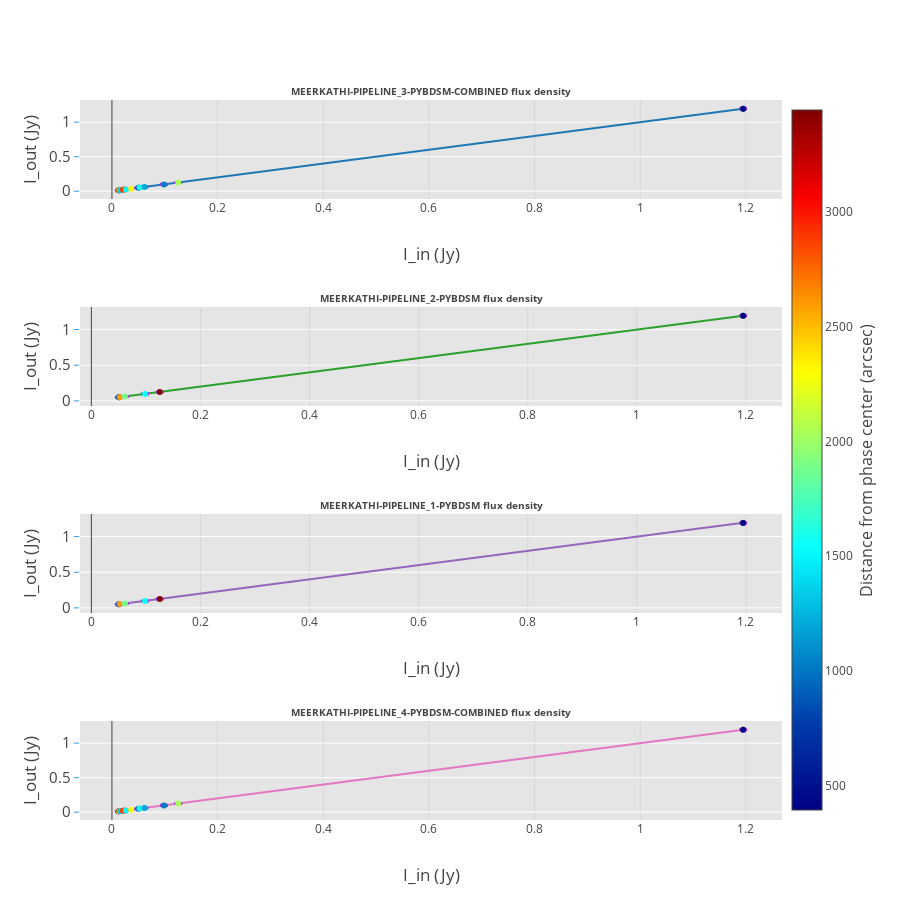

This figure's notebook cell:
### Code cell
data = []
im_titles =[]
flux_im = dict()
BINS = _num_bins.value
for input_model, output_model in models_compare.items():
    header = output_model[:-9]
    im_titles.append('<b>%s flux density</b>'%header.upper())
#    im_titles.append('<b>%s flux density</b>                                        '%header.upper())

fig = tools.make_subplots(rows=len(models_compare.keys()), cols=1, shared_yaxes=False, print_grid=False,
                          horizontal_spacing = 0.005, vertical_spacing = 0.15,
                          subplot_titles=im_titles)
i = -1
counter = 0
flux_im = dict()
I_min_max = []
err_I_min_max = []
for input_model, output_model in models_compare.items():
    i += 1
    counter += 1
    name_labels = []
    flux_in_data = []
    flux_out_data = []
    source_scale = []
    phase_center_dist = []
    flux_out_err_data = []
    heading = output_model[:-9]
    for n in range(len(results[heading]['flux'])):
        flux_out_data.append(results[heading]['flux'][n][0])
        flux_out_err_data.append(results[heading]['flux'][n][1])
        flux_in_data.append(results[heading]['flux'][n][2])
        name_labels.append(results[heading]['flux'][n][3])
        phase_center_dist.append(results[heading]['position'][n][-3])
        source_scale.append(results[heading]['shape'][n][3])
    LIMIT = 0
    zipped_props = zip(flux_out_data, flux_out_err_data, flux_in_data, name_labels, phase_center_dist, source_scale)
    flux_out_data, flux_out_err_data, flux_in_data, name_labels, phase_center_dist, source_scale = zip(
        *sorted(zipped_props, key=lambda x: x[0]))
    flux_R_score = r2_score(flux_in_data, flux_out_data)
    flux_MSE = mean_squared_error(flux_in_data, flux_out_data)
    I_out_in = [float(I_out)/I_in for I_out,I_in in zip(flux_out_data,flux_in_data)]
 #   axis_min_max = combat.axis_min_max(I_min_max, error=err_I_min_max, tolerance=0.01)
    fig.append_trace(go.Scatter(x=np.array([flux_in_data[0], flux_in_data[-1]]), showlegend=False,
                                y=np.array([flux_in_data[0], flux_in_data[-1]]), mode = 'line'), i+1, 1)
    fig.append_trace(go.Scatter(x=np.array(flux_in_data), y=np.array(flux_out_data),
                                mode = 'markers', showlegend=False,
                                text = name_labels, name = '%s flux_ratio' % heading,
                                marker = dict(color = phase_center_dist, showscale=True, colorscale='Jet',
                                              reversescale=False,
                                              colorbar = dict(title='Distance from phase center (arcsec)',
                                                              titleside ='right', titlefont=dict(size=16), x = 1.0)
                                             ) if i == 0 else dict(color = phase_center_dist, colorscale='Jet',
                                                                   reversescale=False),
                                error_y=dict(type='data', array=flux_out_err_data,
                                             color = 'rgb(158, 63, 221)', visible=True)), i+1, 1)
#    fig.append_trace(go.Histogram(x=I_out_in, histnorm='count', nbinsx=BINS, name='%s' % heading,
#                                  marker = dict(color = 'rgb(64, 98, 221)'), showlegend=False), i+1, 2)
    fig['layout'].update(title='', height=900, width=900,
                         paper_bgcolor='rgb(255,255,255)', plot_bgcolor='rgb(229,229,229)',
                         legend=dict(x=0.8,y=1.0),)
    fig['layout'].update(
        {'yaxis{}'.format(counter):YAxis(title=u'I_out (Jy)',gridcolor='rgb(255,255,255)',
                                        # titlefont=dict(size=18),
        #range=[1,10],
        tickfont=dict(size=15),
        titlefont=dict(size=17),
        showgrid=True,
        showline=False,
        showticklabels=True,
        tickcolor='rgb(51,153,225)',
        ticks='outside',
        zeroline=False)})
    fig['layout'].update({'xaxis{}'.format(counter):XAxis(title='I_in (Jy)', position=0.0,
                                                            titlefont=dict(size=17),
                                                            overlaying='x')})
#    fig['layout'].update({'xaxis{}'.format(counter+i+1):XAxis(title='I_out_in',
#                                                              titlefont=dict(size=17),
#                                                              domain=[0.505, 0.8])})
    fig['layout']['annotations'].update({ 'font':{'size': 10}})
py.iplot(fig, filename='make-subplots-multiple-with-titles')

### Figure 1 — Plotly figure (JSON) as saved in the notebook; plotly's stock layout.template omitted (floating-point values rounded to 4 significant figures)
{"data": [{"mode": "line", "showlegend": false, "type": "scatter", "x": [0.01309, 1.195], "xaxis": "x1", "y": [0.01309, 1.195], "yaxis": "y1"}, {"error_y": {"array": [0.001816, 0.001737, 0.002062, 0.002185, 0.002161, 0.001888, 0.001754, 0.002018, 0.001821, 0.005643, 0.005154, 0.006101, 0.008085, 0.007547, 0.006526], "color": "rgb(158, 63, 221)", "type": "data", "visible": true}, "marker": {"color": [3221.0, 3444.0, 2459.0, 1818.0, 1341.0, 2882.0, 2898.0, 1505.0, 2264.0, 641.8, 1588.0, 1201.0, 1024.0, 2041.0, 393.3], "colorbar": {"title": "Distance from phase center (arcsec)", "titlefont": {"size": 16}, "titleside": "right", "x": 1}, "colorscale": "Jet", "reversescale": false, "showscale": true}, "mode": "markers", "name": "meerkathi-pipeline_3-pybdsm-combined flux_ratio", "showlegend": false, "text": ["O305", "N315", "M304", "L053", "K182", "J344", "I014", "H002", "G013", "F131", "E122", "D282", "C331", "B033", "A030"], "type": "scatter", "x": [0.01309, 0.01317, 0.0138, 0.01533, 0.01546, 0.02067, 0.02424, 0.02634, 0.03645, 0.05042, 0.05208, 0.06147, 0.09845, 0.1254, 1.195], "xaxis": "x1", "y": [0.01309, 0.01317, 0.0138, 0.01533, 0.01546, 0.02067, 0.02424, 0.02634, 0.03645, 0.05042, 0.05208, 0.06147, 0.09845, 0.1254, 1.195], "yaxis": "y1"}, {"mode": "line", "showlegend": false, "type": "scatter", "x": [0.05042, 1.195], "xaxis": "x2", "y": [0.05042, 1.195], "yaxis": "y2"}, {"error_y": {"array": [0.005643, 0.005154, 0.006101, 0.008085, 0.007547, 0.006526], "color": "rgb(158, 63, 221)", "type": "data", "visible": true}, "marker": {"color": [641.8, 1588.0, 1201.0, 1024.0, 2041.0, 393.3], "colorscale": "Jet", "reversescale": false}, "mode": "markers", "name": "meerkathi-pipeline_2-pybdsm flux_ratio", "showlegend": false, "text": ["F131", "E122", "D282", "C331", "B033", "A030"], "type": "scatter", "x": [0.05042, 0.05208, 0.06147, 0.09845, 0.1254, 1.195], "xaxis": "x2", "y": [0.05042, 0.05208, 0.06147, 0.09845, 0.1254, 1.195], "yaxis": "y2"}, {"mode": "line", "showlegend": false, "type": "scatter", "x": [0.05042, 1.195], "xaxis": "x3", "y": [0.05042, 1.195], "yaxis": "y3"}, {"error_y": {"array": [0.005767, 0.005207, 0.006152, 0.008271, 0.007533, 0.006982], "color": "rgb(158, 63, 221)", "type": "data", "visible": true}, "marker": {"color": [642.8, 1588.0, 1201.0, 1025.0, 2041.0, 393.3], "colorscale": "Jet", "reversescale": false}, "mode": "markers", "name": "meerkathi-pipeline_1-pybdsm flux_ratio", "showlegend": false, "text": ["F131", "E122", "D282", "C331", "B033", "A030"], "type": "scatter", "x": [0.05042, 0.05208, 0.06147, 0.09845, 0.1254, 1.195], "xaxis": "x3", "y": [0.05003, 0.05379, 0.06181, 0.09591, 0.1235, 1.192], "yaxis": "y3"}, {"mode": "line", "showlegend": false, "type": "scatter", "x": [0.01309, 1.195], "xaxis": "x4", "y": [0.01309, 1.195], "yaxis": "y4"}, {"error_y": {"array": [0.001816, 0.001737, 0.002062, 0.002185, 0.002161, 0.001888, 0.001754, 0.002018, 0.001821, 0.005643, 0.005154, 0.006101, 0.008085, 0.007547, 0.006526], "color": "rgb(158, 63, 221)", "type": "data", "visible": true}, "marker": {"color": [3221.0, 3444.0, 2459.0, 1818.0, 1341.0, 2882.0, 2898.0, 1505.0, 2264.0, 641.8, 1588.0, 1201.0, 1024.0, 2041.0, 393.3], "colorscale": "Jet", "reversescale": false}, "mode": "markers", "name": "meerkathi-pipeline_4-pybdsm-combined flux_ratio", "showlegend": false, "text": ["O305", "N315", "M304", "L053", "K182", "J344", "I014", "H002", "G013", "F131", "E122", "D282", "C331", "B033", "A030"], "type": "scatter", "x": [0.01309, 0.01317, 0.0138, 0.01533, 0.01546, 0.02067, 0.02424, 0.02634, 0.03645, 0.05042, 0.05208, 0.06147, 0.09845, 0.1254, 1.195], "xaxis": "x4", "y": [0.01309, 0.01317, 0.0138, 0.01533, 0.01546, 0.02067, 0.02424, 0.02634, 0.03645, 0.05042, 0.05208, 0.06147, 0.09845, 0.1254, 1.195], "yaxis": "y4"}], "layout": {"annotations": [{"font": {"size": 10}, "showarrow": false, "text": "<b>MEERKATHI-PIPELINE_3-PYBDSM-COMBINED flux density</b>", "x": 0.5, "xanchor": "center", "xref": "paper", "y": 1, "yanchor": "bottom", "yref": "paper"}, {"font": {"size": 10}, "showarrow": false, "text": "<b>MEERKATHI-PIPELINE_2-PYBDSM flux density</b>", "x": 0.5, "xanchor": "center", "xref": "paper", "y": 0.7125, "yanchor": "bottom", "yref": "paper"}, {"font": {"size": 10}, "showarrow": false, "text": "<b>MEERKATHI-PIPELINE_1-PYBDSM flux density</b>", "x": 0.5, "xanchor": "center", "xref": "paper", "y": 0.425, "yanchor": "bottom", "yref": "paper"}, {"font": {"size": 10}, "showarrow": false, "text": "<b>MEERKATHI-PIPELINE_4-PYBDSM-COMBINED flux density</b>", "x": 0.5, "xanchor": "center", "xref": "paper", "y": 0.1375, "yanchor": "bottom", "yref": "paper"}], "height": 900, "legend": {"x": 0.8, "y": 1}, "paper_bgcolor": "rgb(255,255,255)", "plot_bgcolor": "rgb(229,229,229)", "title": "", "width": 900, "xaxis1": {"anchor": "y1", "domain": [0, 1], "overlaying": "x", "position": 0, "title": "I_in (Jy)", "titlefont": {"size": 17}}, "xaxis2": {"anchor": "y2", "domain": [0, 1], "overlaying": "x", "position": 0, "title": "I_in (Jy)", "titlefont": {"size": 17}}, "xaxis3": {"anchor": "y3", "domain": [0, 1], "overlaying": "x", "position": 0, "title": "I_in (Jy)", "titlefont": {"size": 17}}, "xaxis4": {"anchor": "y4", "domain": [0, 1], "overlaying": "x", "position": 0, "title": "I_in (Jy)", "titlefont": {"size": 17}}, "yaxis1": {"anchor": "x1", "domain": [0.8625, 1], "gridcolor": "rgb(255,255,255)", "showgrid": true, "showline": false, "showticklabels": true, "tickcolor": "rgb(51,153,225)", "tickfont": {"size": 15}, "ticks": "outside", "title": "I_out (Jy)", "titlefont": {"size": 17}, "zeroline": false}, "yaxis2": {"anchor": "x2", "domain": [0.575, 0.7125], "gridcolor": "rgb(255,255,255)", "showgrid": true, "showline": false, "showticklabels": true, "tickcolor": "rgb(51,153,225)", "tickfont": {"size": 15}, "ticks": "outside", "title": "I_out (Jy)", "titlefont": {"size": 17}, "zeroline": false}, "yaxis3": {"anchor": "x3", "domain": [0.2875, 0.425], "gridcolor": "rgb(255,255,255)", "showgrid": true, "showline": false, "showticklabels": true, "tickcolor": "rgb(51,153,225)", "tickfont": {"size": 15}, "ticks": "outside", "title": "I_out (Jy)", "titlefont": {"size": 17}, "zeroline": false}, "yaxis4": {"anchor": "x4", "domain": [0, 0.1375], "gridcolor": "rgb(255,255,255)", "showgrid": true, "showline": false, "showticklabels": true, "tickcolor": "rgb(51,153,225)", "tickfont": {"size": 15}, "ticks": "outside", "title": "I_out (Jy)", "titlefont": {"size": 17}, "zeroline": false}}}
